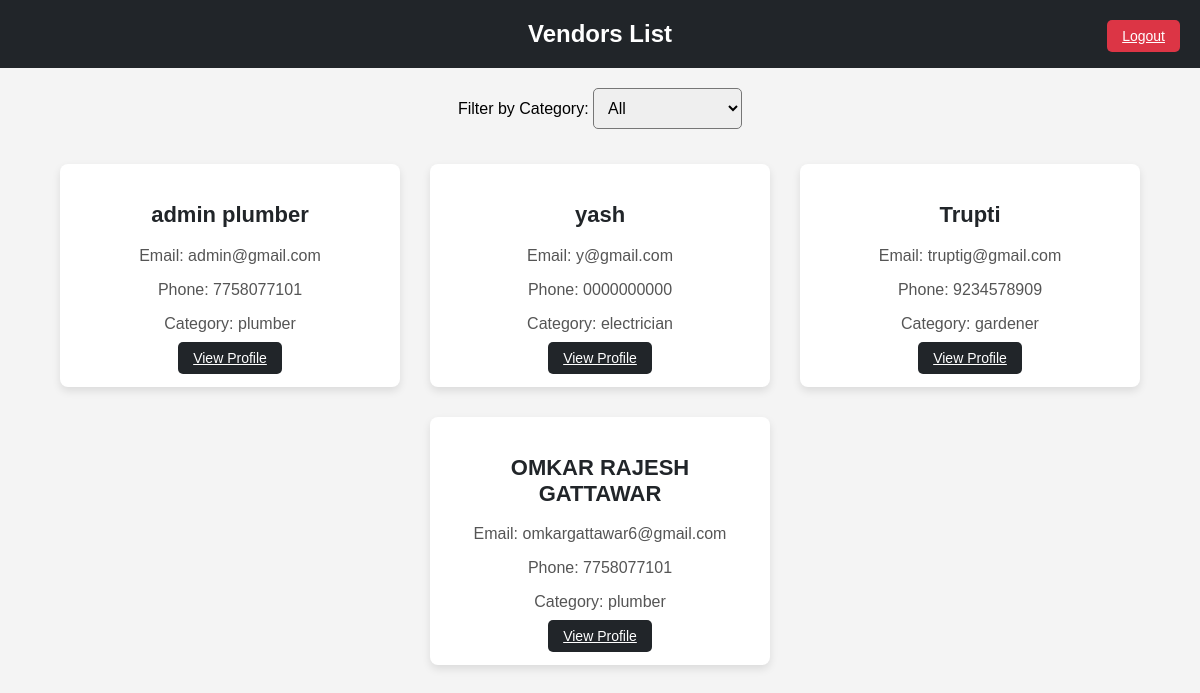
/vendors, run on the app's committed database.
### models.py (models this page shows, shortened)
class Vendor(db.Model):
    id = db.Column(db.Integer, primary_key=True)
    name = db.Column(db.String(100), nullable=False)
    email = db.Column(db.String(100), unique=True, nullable=False)
    password = db.Column(db.String(255), nullable=False)
    date_of_birth = db.Column(db.Date, nullable=False)
    city = db.Column(db.String(100), nullable=False)
    state = db.Column(db.String(100), nullable=False)
    address = db.Column(db.String(255), nullable=False)
    pin_code = db.Column(db.String(10), nullable=False)
    aadhar_card_no = db.Column(db.String(12), nullable=False)
    phone_no = db.Column(db.String(15), nullable=False)
    category = db.Column(db.String(50), nullable=False)  # New field for category
    rating = db.Column(db.Float, nullable=True, default=0)
    lat = db.Column(db.Float)
    lng = db.Column(db.Float)

### app.py (the view)
@app.route('/vendors')
def vendors_list():
    vendors = Vendor.query.all()
    return render_template('vendors_list.html', vendors=vendors)

### templates/vendors_list.html (shortened to what this page needs)
<!DOCTYPE html>
<html lang="en">
<head>
</head>
<body>
  <header>
    <h1>Vendors List</h1>
    <a href="{{ url_for('user_dashboard') }}" class="logout-btn">Logout</a>
  </header>
  <div class="filter-container">
    <label for="categoryFilter">Filter by Category:</label>
    <select id="categoryFilter" onchange="filterVendors()">
      <option value="all">All</option>
    </select>
  </div>
  <main>
    <div class="vendor-container">
      {% if vendors %}
        {% for vendor in vendors %}
          <div class="vendor-card" data-category="{{ vendor.category }}">
            <h2>{{ vendor.name }}</h2>
            <p>Email: {{ vendor.email }}</p>
            <p>Phone: {{ vendor.phone_no }}</p>
            <p>Category: {{ vendor.category }}</p>
            <a href="{{ url_for('view_vendor_details2', vendor_id=vendor.id) }}" class="btn-info">View Profile</a>
          </div>
        {% endfor %}
      {% else %}
        <p>No vendors available.</p>
      {% endif %}
    </div>
  </main>
</body>
</html>

### templates/vendors_list.html (style rules this page uses)
body { font-family: Arial, sans-serif; background-color: #f4f4f4; margin: 0; padding: 0; }
header { background-color: #212529; color: white; padding: 20px; text-align: center; position: relative; }
header h1 { margin: 0; font-size: 24px; }
.logout-btn { position: absolute; right: 20px; top: 20px; background-color: #dc3545; color: white; padding: 8px 15px; font-size: 14px; border: none; border-radius: 5px; cursor: pointer; transition: background-color 0.3s; }
.filter-container { text-align: center; margin: 20px; }
.filter-container select { padding: 10px; font-size: 16px; border-radius: 5px; }
.vendor-container { display: flex; flex-wrap: wrap; justify-content: center; margin: 20px; }
.vendor-card { background-color: #fff; border-radius: 8px; box-shadow: 0 4px 8px rgba(0, 0, 0, 0.1); margin: 15px; padding: 20px; width: 300px; text-align: center; transition: transform 0.3s; }
.vendor-card h2 { font-size: 22px; color: #212529; }
.vendor-card p { font-size: 16px; color: #555; }
.vendor-card .btn-info { background-color: #212529; color: white; padding: 8px 15px; font-size: 14px; border: none; border-radius: 5px; cursor: pointer; transition: background-color 0.3s ease-in-out; }

### data on the page
Vendor: name "admin plumber", email "admin@gmail.com", phone_no "7758077101", category "plumber"
Vendor: name "yash", email "y@gmail.com", phone_no "0000000000", category "electrician"
Vendor: name "Trupti", email "truptig@gmail.com", phone_no "9234578909", category "gardener"
Vendor: name "OMKAR RAJESH GATTAWAR", email "omkargattawar6@gmail.com", phone_no "7758077101", category "plumber"
